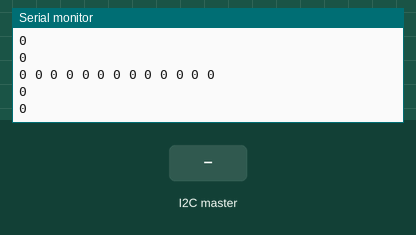
Simulated run of this sketch. Board: Arduino Uno, built with avr-gcc and run on an emulated ATmega328P. Shown: the last lines printed to the serial monitor. The test bench sets the inputs (shaded band).

Above: at 1.2 s.
1.3 s: the I2C master sends the byte 1
At 2.0 s:
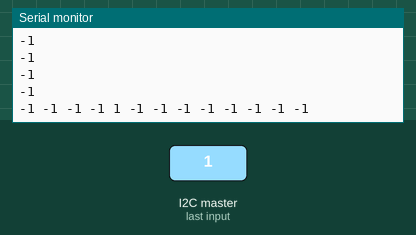
2.9 s: the I2C master sends the byte 90
At 3.24 s:
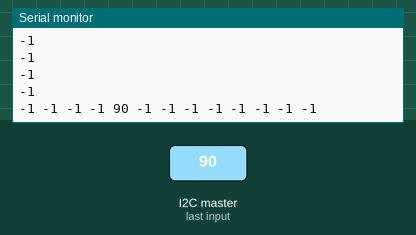
5.9 s: the I2C master sends the byte 0
At 6.08 s:
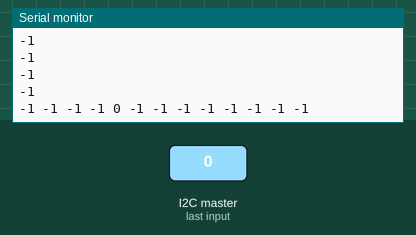
8.9 s: the I2C master sends the byte 200
At 9.23 s:
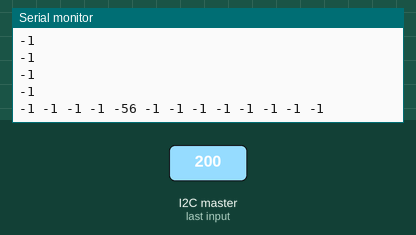
11.9 s: the I2C master sends the byte 1
14.9 s: the I2C master sends the byte 200
Timing chart, 0 to 17.9 s (numbered marks = the images above; inputs shaded):
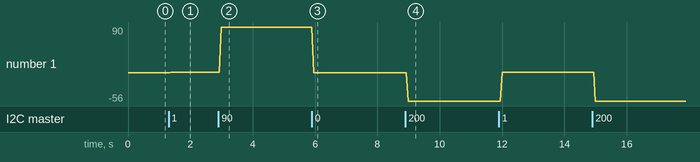

The sketch:

slave.ino
```cpp
#include <Wire.h>

int8_t up,right,down,left,triangle,circle,cross,squ,lX,lY,rX,rY,touch;

void setup() {
  // put your setup code here, to run once:
Serial.begin(9600);
Wire.begin(9);
Wire.onReceive(receiveEvents);
}
void receiveEvents(int value){
 up = Wire.read();
 right = Wire.read();
 down = Wire.read();
 left = Wire.read();
 triangle = Wire.read();
 circle = Wire.read();
 cross = Wire.read();
 squ = Wire.read();
 lX = Wire.read();
 lY = Wire.read();
 rX = Wire.read();
 rY = Wire.read();
 touch = Wire.read();

}
void loop() {
  // put your main code here, to run repeatedly:
Serial.print(lX);
Serial.print(" ");
Serial.print(lY);
Serial.print(" ");
Serial.print(rX);
Serial.print(" ");
Serial.print(rY);
Serial.print(" ");
Serial.print(up);
Serial.print(" ");
Serial.print(down);
Serial.print(" ");
Serial.print(right);
Serial.print(" ");
Serial.print(left);
Serial.print(" ");
Serial.print(touch);
Serial.print(" ");
Serial.print(triangle);
Serial.print(" ");
Serial.print(cross);
Serial.print(" ");
Serial.print(circle);
Serial.print(" ");
Serial.print(squ);
Serial.println(" ");


if(up==1){
  Serial.println("UP");
}
else if(right==1){
  Serial.println("Right");
}
else if(down==1){
  Serial.println("Down");
  }
else if(left==1){
  Serial.println("Left");
}
else if(triangle==1){
  Serial.println("TRIANGLE");
}
else if(circle==1){
  Serial.println("CIRCLE");
}
else if(cross==1){
  Serial.println("CROSS");
}
else if(squ==1){
  Serial.println("SQUARE");
}
else if(touch==1){
  Serial.println("Touch");
}
Serial.println(lX);
Serial.println(lY);
Serial.println(rX);
Serial.println(rY);
}
```

Measured:
- after the input at 1.3 s, the serial monitor: prints a new line after 0.07 s (image 1)
- after the input at 2.9 s, the serial monitor: prints a new line after 0.09 s (image 2)
- after the input at 5.9 s, the serial monitor: prints a new line after 0.06 s (image 3)
- after the input at 8.9 s, the serial monitor: prints a new line after 0.08 s (image 4)
- plotted number 1: 0 → 1 after the input at 1.3 s, 1 → 90 after the input at 2.9 s, 90 → 0 after the input at 5.9 s, 0 → -56 after the input at 8.9 s, -56 → 1 after the input at 11.9 s
